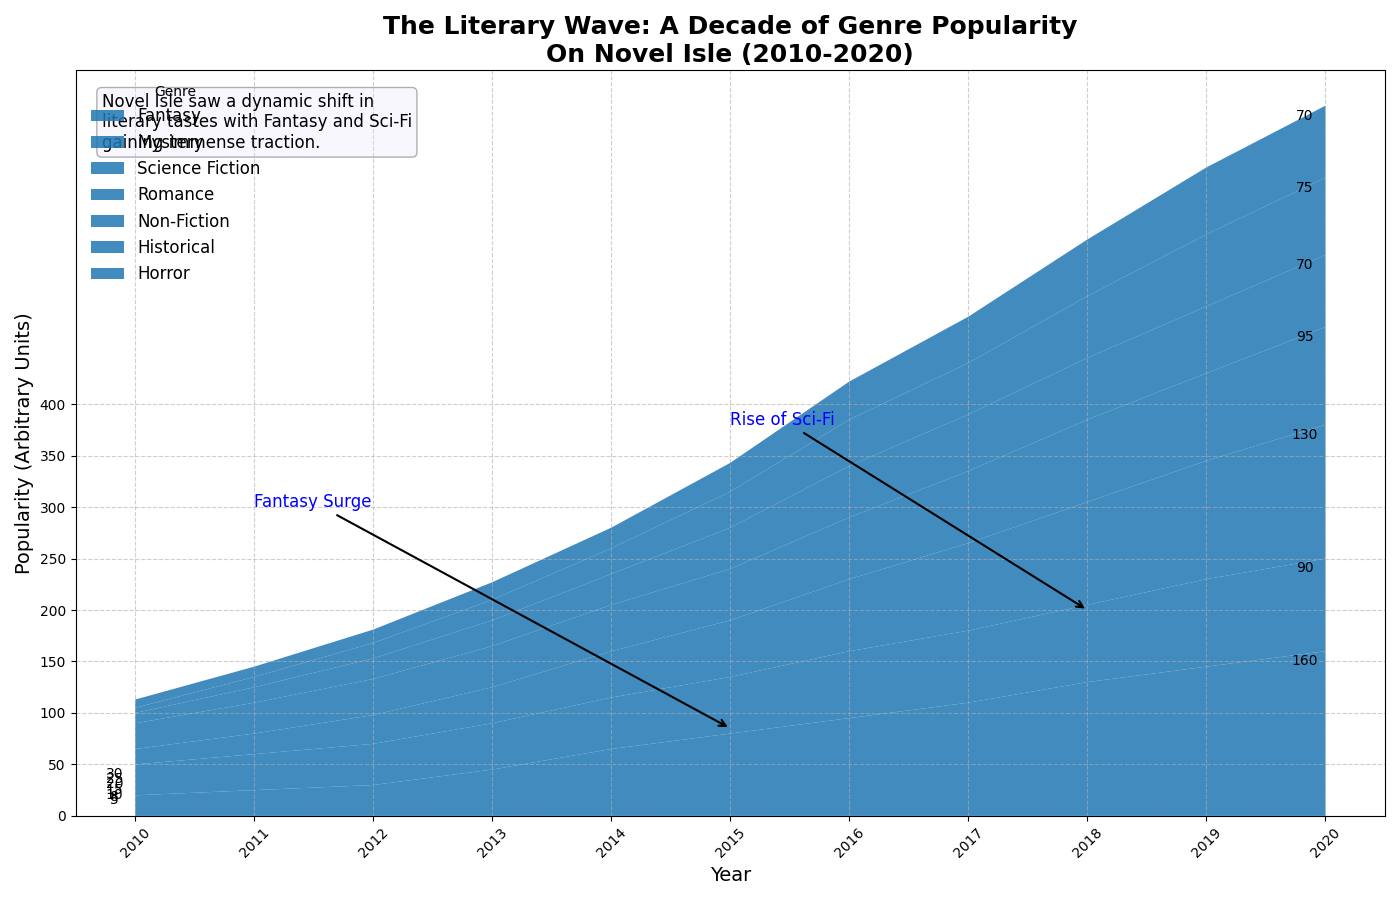

Reproduce this figure in Python.
import numpy as np
import matplotlib.pyplot as plt

years = np.arange(2010, 2021)

fantasy = np.array([20, 25, 30, 45, 65, 80, 95, 110, 130, 145, 160])
mystery = np.array([30, 35, 40, 45, 50, 55, 65, 70, 75, 85, 90])
science_fiction = np.array([15, 20, 28, 35, 45, 55, 70, 85, 100, 115, 130])
romance = np.array([25, 30, 35, 40, 45, 50, 60, 70, 80, 85, 95])
non_fiction = np.array([10, 15, 20, 25, 30, 40, 50, 55, 60, 65, 70])

# New data series
historical = np.array([5, 10, 15, 20, 25, 35, 45, 50, 60, 70, 75])
horror = np.array([8, 10, 13, 17, 20, 28, 37, 45, 55, 65, 70])

# Include new series in the genre data
genre_data = np.vstack([fantasy, mystery, science_fiction, romance, non_fiction, historical, horror])

fig, ax = plt.subplots(figsize=(14, 9))

single_color = '#1f77b4'  
labels = ['Fantasy', 'Mystery', 'Science Fiction', 'Romance', 'Non-Fiction', 'Historical', 'Horror']

ax.stackplot(years, genre_data, labels=labels, colors=[single_color]*len(labels), alpha=0.85)

ax.set_title("The Literary Wave: A Decade of Genre Popularity\nOn Novel Isle (2010-2020)", fontsize=18, fontweight='bold')
ax.set_xlabel('Year', fontsize=14)
ax.set_ylabel('Popularity (Arbitrary Units)', fontsize=14)

ax.legend(loc='upper left', fontsize=12, title='Genre', frameon=False)

ax.grid(linestyle='--', alpha=0.6)

ax.annotate('Fantasy Surge', xy=(2015, 85), xytext=(2011, 300),
            arrowprops=dict(facecolor='blue', arrowstyle='->', lw=1.5),
            fontsize=12, color='blue')

ax.annotate('Rise of Sci-Fi', xy=(2018, 200), xytext=(2015, 380),
            arrowprops=dict(facecolor='blue', arrowstyle='->', lw=1.5),
            fontsize=12, color='blue')

props = dict(boxstyle='round', facecolor='lavender', alpha=0.3)
textstr = ('Novel Isle saw a dynamic shift in\n'
           'literary tastes with Fantasy and Sci-Fi\n'
           'gaining immense traction.')
ax.text(0.02, 0.97, textstr, transform=ax.transAxes, fontsize=12,
        verticalalignment='top', bbox=props)

plt.xticks(years, rotation=45)
plt.yticks(np.arange(0, 401, 50))

for idx, genre in enumerate(labels):
    ax.annotate(f'{genre_data[idx, 0]}', (2010, genre_data[idx, 0]), textcoords="offset points", xytext=(-15,5), ha='center')
    ax.annotate(f'{genre_data[idx, -1]}', (2020, genre_data[idx, -1] + np.sum(genre_data[:idx, -1])), textcoords="offset points", xytext=(-15,-10), ha='center')

plt.tight_layout()

plt.show()
